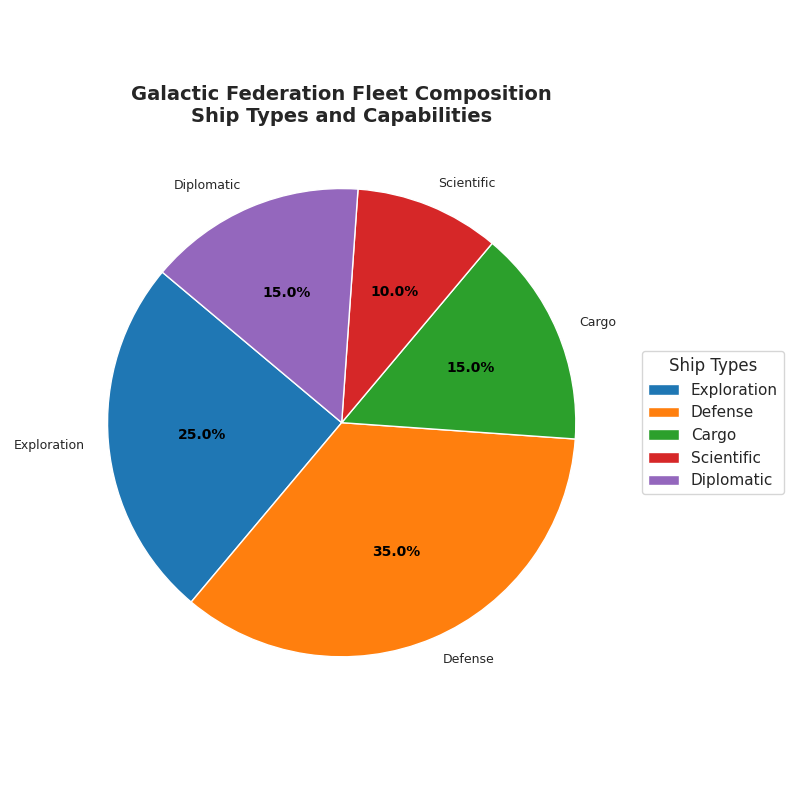

This figure's Python source:
import matplotlib.pyplot as plt

# Data for the fleet composition
ship_types = ['Exploration', 'Defense', 'Cargo', 'Scientific', 'Diplomatic']
percentages = [25, 35, 15, 10, 15]
colors = ['#1f77b4', '#ff7f0e', '#2ca02c', '#d62728', '#9467bd']

# Create figure and axis
fig, ax = plt.subplots(figsize=(8, 8))

# Base pie chart
wedges, texts, autotexts = ax.pie(percentages, autopct='%1.1f%%', startangle=140, colors=colors, labels=ship_types)

# Set the title of the chart
ax.set_title("Galactic Federation Fleet Composition\nShip Types and Capabilities", fontsize=14, fontweight='bold')

# Improve aesthetics of the texts
plt.setp(autotexts, size=10, weight="bold", color="black")
plt.setp(texts, size=9)

# Custom legend
ax.legend(wedges, ship_types, title="Ship Types", loc="center left", bbox_to_anchor=(1, 0, 0.5, 1))

# Adjust layout to fit everything without overlap
plt.tight_layout()

# Display the plot
plt.show()
